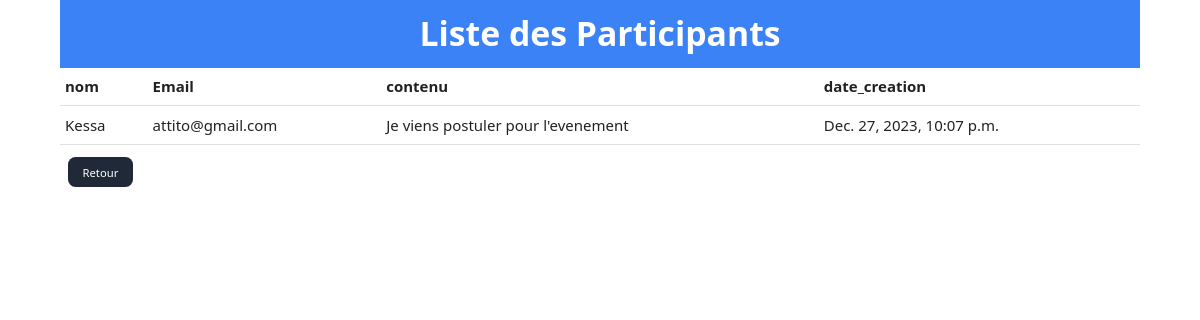
The app's page /event/list_participant/1/ (signed in) with its own data.
### Event/models.py (models this page shows)
class Participant(models.Model):
    event = models.ForeignKey(Event, on_delete=models.CASCADE)
    nom = models.CharField(max_length=255)
    email = models.EmailField()
    contenu = models.TextField()
    date_creation = models.DateTimeField(default=timezone.now)

### Event/views.py (the view)
# urls.py: path('list_participant/<int:event_id>/', list_participant, name='list_participant'),
@login_required
def list_participant(request, event_id):
    event = get_object_or_404(Event, pk=event_id)
    participant = Participant.objects.filter(event_id=event_id)
    context = {'event': event, 'participant': participant}
    return render(request, 'event/liste_participant.html', context)

### templates/event/liste_participant.html
{% extends 'base/base.html' %}
{% block content %}
<div class="px-16">
    <h2 class="bg-blue-500 text-white p-4 font-bold text-4xl text-center">Liste des Participants</h2>
    {% if not participant %}
        <div class="p-20 bg-white w-fit rounded-md flex-col text-center text-black m-auto">
            <i class="fa-solid fa-book text-blue-950 text-7xl"></i>
            <p class="mt-2 p-2 rounded-md text-md text-center">
                Aucun participant
            </p>
        </div>
    {% else %}
        <table class="w-full">
            <thead>
                <tr>
                    <th class="py-2">nom</th>
                    <th class="py-2">Email</th>
                    <th class="py-2">contenu</th>
                    <th class="py-2">date_creation</th>
                </tr>
            </thead>
            <tbody>
                {% for part in participant %}
                    <tr class="align-center">
                        <td class="py-2">{{ part.nom }}</td>
                        <td class="py-2">{{ part.email }}</td>
                        <td class="py-2">{{ part.contenu }}</td>
                        <td class="py-2">{{ part.date_creation }}</td>
                    </tr>
                {% endfor %}
            </tbody>
        </table>
    {% endif %}
    <div class="my-4 space-x-3">
        <a href="{% url 'event:details_event_admin' event_id=event.id  %}" class="my-4 bg-gray-800 text-white text-xs py-2 px-4 mx-2 rounded-lg hover:bg-blue-600 transition">Retour</a>
    </div>
</div>
{% endblock %}

### records on screen
Participant: nom "Kessa", email "attito@gmail.com", contenu "Je viens postuler pour l'evenement", date_creation "Dec. 27, 2023, 10:07 p.m."
